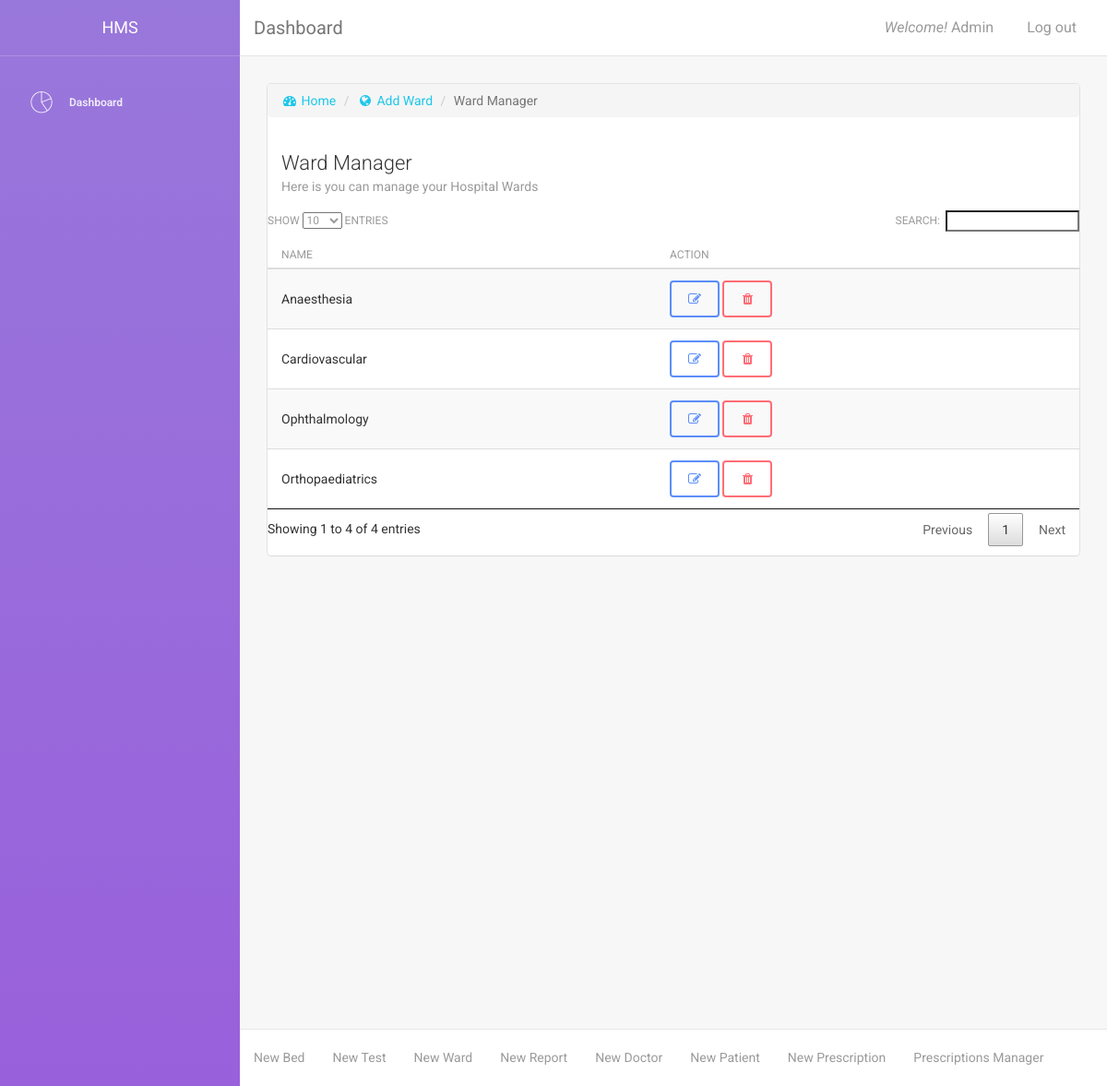
Screenshot of /manage_ward.php (signed in) with the database file from the repository.
### tables this page shows
CREATE TABLE `tbl_ward` (
  `ward_id` int(2) NOT NULL,
  `ward_name` varchar(100) NOT NULL
);

### content/ward_manager.php (the view, shortened to what this page needs)
<div class="content">
    <div class="container-fluid">
        <div class="row">
            <div class="col-md-12">
                <div class="card">
                    <ol class="breadcrumb">
                        <li><a href="index.php"><i class="fa fa-dashboard"></i> Home</a></li>
                        <li><a href="add_ward.php"><i class="fa fa-globe"></i> Add Ward</a></li>
                        <li class="active">Ward Manager</li>
                    </ol>
                    <div class="header">
                        <h4 class="title">Ward Manager</h4>
                        <p class="category">Here is you can manage your Hospital Wards</p>
                    </div>
                    <div class="content table-responsive table-full-width">
                        <table class="table table-hover table-striped" id="myTable">
                            <thead>
                                <th>Name</th>
                                <th>Action</th>
                            </thead>
                            <tbody>
                                <?php
                                while ($row = mysqli_fetch_assoc($result)) {
                                    ?>
                                    <tr>
                                        <td><?php echo $row['ward_name'] ?></td>
                                        <td>
                                            <a href="edit_ward.php?id=<?php echo $row['ward_id'] ?>" class="btn btn-primary" data-toggle="tooltip" title="Edit Ward"><i class="fa fa-pencil-square-o"></i></a>
                                            <a href="function/delete_ward.php?id=<?php echo $row['ward_id'] ?>" class="btn btn-danger" data-toggle="tooltip" title="Delete Ward" onclick="return check_delete();"><i class="fa fa-trash"></i></a>
                                        </td>
                                    </tr>
                                <?php } ?>
                            </tbody>
                        </table>
                    </div>
                </div>
            </div>
        </div>
    </div>
</div>

### rows the page displays
tbl_ward: ward_name "Ophthalmology"
tbl_ward: ward_name "Anaesthesia"
tbl_ward: ward_name "Cardiovascular"
tbl_ward: ward_name "Orthopaediatrics"

### other values shown
$_SESSION["admin_name"] "Admin"
